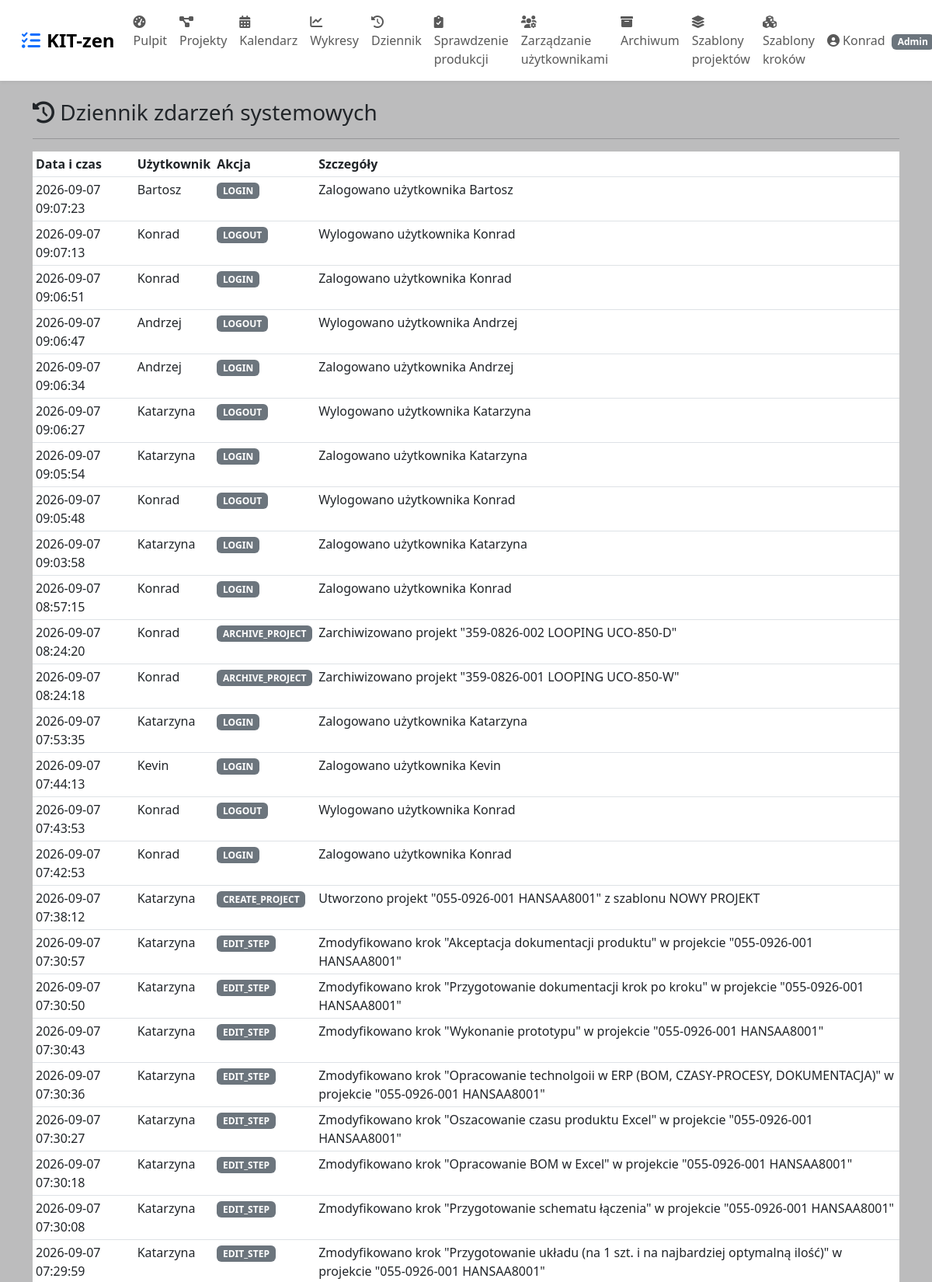
/admin/logs (signed in, upper part), run on the app's committed database.
### app7/kdeep/app.py (models this page shows, shortened)
class User(UserMixin, db.Model):
    __tablename__ = 'user'
    id = db.Column(db.Integer, primary_key=True)
    username = db.Column(db.String(80), unique=True, nullable=False)
    password = db.Column(db.String(200), nullable=False)
    is_admin = db.Column(db.Boolean, default=False)
    absence_start = db.Column(db.Date, nullable=True)
    absence_end = db.Column(db.Date, nullable=True)
    roles = db.relationship('Role', secondary=user_roles, backref=db.backref('users', lazy='dynamic'))

class LogEntry(db.Model):
    __tablename__ = 'log_entry'
    id = db.Column(db.Integer, primary_key=True)
    timestamp = db.Column(db.DateTime, default=now_aware, index=True)
    user_id = db.Column(db.Integer, db.ForeignKey('user.id'), nullable=True)
    username = db.Column(db.String(80))
    action = db.Column(db.String(50), nullable=False)
    details = db.Column(db.Text, nullable=True)
    user = db.relationship('User')

### app7/kdeep/app.py (the view)
@app.route('/admin/logs')
@login_required
@admin_required
def view_logs():
    page = request.args.get('page', 1, type=int)
    per_page = 50
    logs = LogEntry.query.order_by(LogEntry.timestamp.desc()).paginate(page=page, per_page=per_page, error_out=False)
    return render_template('logs.html', logs=logs)

### app7/kdeep/app.py (called while the page is built)
def admin_required(f):
    @wraps(f)
    def decorated_function(*args, **kwargs):
        if not current_user.is_authenticated or not current_user.is_admin:
            flash('Dostęp tylko dla administratora.', 'danger')
            return redirect(url_for('dashboard'))
        return f(*args, **kwargs)
    return decorated_function

@login_manager.user_loader
def load_user(user_id):
    return User.query.get(int(user_id))

### app7/kdeep/templates/logs.html (shortened to what this page needs)
{% extends "base.html" %}
{% block content %}
<h3><i class="fas fa-history"></i> Dziennik zdarzeń systemowych</h3>
<hr>
<div class="table-responsive">
    <table class="table table-sm table-hover">
        <thead>
            <tr><th>Data i czas</th><th>Użytkownik</th><th>Akcja</th><th>Szczegóły</th></tr>
        </thead>
        <tbody>
            {% for log in logs.items %}
            <tr>
                <td>{{ log.timestamp.strftime('%Y-%m-%d %H:%M:%S') }}</td>
                <td>{{ log.username }}</td>
                <td><span class="badge bg-secondary">{{ log.action }}</span></td>
                <td>{{ log.details or '' }}</td>
            </tr>
            {% endfor %}
        </tbody>
    </table>
</div>
{% endblock %}

### app7/kdeep/templates/base.html (shortened to what this page needs)
<!DOCTYPE html>
<html lang="pl">
<head>
    <link href="https://cdn.jsdelivr.net/npm/bootstrap@5.3.0/dist/css/bootstrap.min.css" rel="stylesheet">
    <link rel="stylesheet" href="https://cdnjs.cloudflare.com/ajax/libs/font-awesome/6.0.0/css/all.min.css">
</head>
<body>
<nav class="navbar navbar-expand-lg bg-white px-3 py-2">
    <div class="container-fluid">
        <a class="navbar-brand" href="{{ url_for('dashboard') }}">
            <i class="fas fa-tasks me-2 text-primary"></i>KIT-zen
        </a>
        <div class="collapse navbar-collapse" id="navbarMain">
            <ul class="navbar-nav me-auto mb-2 mb-lg-0">
                <li class="nav-item"><a class="nav-link" href="{{ url_for('dashboard') }}"><i class="fas fa-tachometer-alt"></i> Pulpit</a></li>
                <li class="nav-item"><a class="nav-link" href="{{ url_for('project_list') }}"><i class="fas fa-project-diagram"></i> Projekty</a></li>
                <li class="nav-item"><a class="nav-link" href="{{ url_for('calendar_view') }}"><i class="fas fa-calendar-alt"></i> Kalendarz</a></li>
                <li class="nav-item"><a class="nav-link" href="{{ url_for('charts') }}"><i class="fas fa-chart-line"></i> Wykresy</a></li>
                <li class="nav-item"><a class="nav-link" href="{{ url_for('view_logs') }}"><i class="fas fa-history"></i> Dziennik</a></li>
                {% if current_user.is_authenticated and (current_user.is_admin or current_user.has_role('technolog')) %}
                <li class="nav-item"><a class="nav-link" href="{{ url_for('sprawdzenie_produkcji') }}"><i class="fas fa-clipboard-check"></i> Sprawdzenie produkcji</a></li>
                {% endif %}
                {% if current_user.is_admin %}
                <li class="nav-item"><a class="nav-link" href="{{ url_for('admin_users') }}"><i class="fas fa-users-cog"></i> Zarządzanie użytkownikami</a></li>
                <li class="nav-item"><a class="nav-link" href="{{ url_for('archive') }}"><i class="fas fa-archive"></i> Archiwum</a></li>
                <li class="nav-item"><a class="nav-link" href="{{ url_for('list_project_templates') }}"><i class="fas fa-layer-group"></i> Szablony projektów</a></li>
                <li class="nav-item"><a class="nav-link" href="{{ url_for('list_step_templates') }}"><i class="fas fa-cubes"></i> Szablony kroków</a></li>
                {% endif %}
            </ul>
            <ul class="navbar-nav ms-auto">
                <li class="nav-item dropdown">
                    <a class="nav-link dropdown-toggle" href="#" id="userDropdown" role="button" data-bs-toggle="dropdown">
                        <i class="fas fa-user-circle"></i> {{ current_user.username }}
                        {% if current_user.is_admin %}<span class="badge bg-secondary ms-1">Admin</span>{% endif %}
                    </a>
                </li>
            </ul>
        </div>
    </div>
</nav>
<div class="container mt-4">
    {% block content %}{% endblock %}
</div>
</body>
</html>

### app7/kdeep/templates/base.html (style rules this page uses)
body { background-color: #bcbcbd; font-family: 'Segoe UI', Roboto, 'Helvetica Neue', sans-serif; }
.navbar-brand { font-weight: bold; font-size: 1.5rem; }
.navbar { box-shadow: 0 2px 4px rgba(0,0,0,0.05); }

### data on the page
User: username "Konrad"
LogEntry: timestamp "2026-09-07 09:07:23", username "Bartosz", action "LOGIN", details "Zalogowano użytkownika Bartosz"
LogEntry: timestamp "2026-09-07 09:07:13", username "Konrad", action "LOGOUT", details "Wylogowano użytkownika Konrad"
LogEntry: timestamp "2026-09-07 09:06:51", username "Konrad", action "LOGIN", details "Zalogowano użytkownika Konrad"
LogEntry: timestamp "2026-09-07 09:06:47", username "Andrzej", action "LOGOUT", details "Wylogowano użytkownika Andrzej"
LogEntry: timestamp "2026-09-07 09:06:34", username "Andrzej", action "LOGIN", details "Zalogowano użytkownika Andrzej"
LogEntry: timestamp "2026-09-07 09:06:27", username "Katarzyna", action "LOGOUT", details "Wylogowano użytkownika Katarzyna"
LogEntry: timestamp "2026-09-07 09:05:54", username "Katarzyna", action "LOGIN", details "Zalogowano użytkownika Katarzyna"
LogEntry: timestamp "2026-09-07 09:05:48", username "Konrad", action "LOGOUT", details "Wylogowano użytkownika Konrad"
LogEntry: timestamp "2026-09-07 09:03:58", username "Katarzyna", action "LOGIN", details "Zalogowano użytkownika Katarzyna"
LogEntry: timestamp "2026-09-07 08:57:15", username "Konrad", action "LOGIN", details "Zalogowano użytkownika Konrad"
LogEntry: timestamp "2026-09-07 08:24:20", username "Konrad", action "ARCHIVE_PROJECT", details "Zarchiwizowano projekt \"359-0826-002 LOOPING UCO-850-D\""
LogEntry: timestamp "2026-09-07 08:24:18", username "Konrad", action "ARCHIVE_PROJECT", details "Zarchiwizowano projekt \"359-0826-001 LOOPING UCO-850-W\""
LogEntry: timestamp "2026-09-07 07:53:35", username "Katarzyna", action "LOGIN", details "Zalogowano użytkownika Katarzyna"
LogEntry: timestamp "2026-09-07 07:44:13", username "Kevin", action "LOGIN", details "Zalogowano użytkownika Kevin"
LogEntry: timestamp "2026-09-07 07:43:53", username "Konrad", action "LOGOUT", details "Wylogowano użytkownika Konrad"
LogEntry: timestamp "2026-09-07 07:42:53", username "Konrad", action "LOGIN", details "Zalogowano użytkownika Konrad"
LogEntry: timestamp "2026-09-07 07:38:12", username "Katarzyna", action "CREATE_PROJECT", details "Utworzono projekt \"055-0926-001 HANSAA8001\" z szablonu NOWY PROJEKT"
LogEntry: timestamp "2026-09-07 07:30:57", username "Katarzyna", action "EDIT_STEP", details "Zmodyfikowano krok \"Akceptacja dokumentacji produktu\" w projekcie \"055-0926-001 HANSAA8001\""
LogEntry: timestamp "2026-09-07 07:30:50", username "Katarzyna", action "EDIT_STEP", details "Zmodyfikowano krok \"Przygotowanie dokumentacji krok po kroku\" w projekcie \"055-0926-001 HANSAA8001\""
LogEntry: timestamp "2026-09-07 07:30:43", username "Katarzyna", action "EDIT_STEP", details "Zmodyfikowano krok \"Wykonanie prototypu\" w projekcie \"055-0926-001 HANSAA8001\""
LogEntry: timestamp "2026-09-07 07:30:36", username "Katarzyna", action "EDIT_STEP", details "Zmodyfikowano krok \"Opracowanie technolgoii w ERP (BOM, CZASY-PROCESY, DOKUMENTACJA)\" w projekcie \"055-0926-001 HANSAA8001\""
LogEntry: timestamp "2026-09-07 07:30:27", username "Katarzyna", action "EDIT_STEP", details "Zmodyfikowano krok \"Oszacowanie czasu produktu Excel\" w projekcie \"055-0926-001 HANSAA8001\""
LogEntry: timestamp "2026-09-07 07:30:18", username "Katarzyna", action "EDIT_STEP", details "Zmodyfikowano krok \"Opracowanie BOM w Excel\" w projekcie \"055-0926-001 HANSAA8001\""
LogEntry: timestamp "2026-09-07 07:30:08", username "Katarzyna", action "EDIT_STEP", details "Zmodyfikowano krok \"Przygotowanie schematu łączenia\" w projekcie \"055-0926-001 HANSAA8001\""
LogEntry: timestamp "2026-09-07 07:29:59", username "Katarzyna", action "EDIT_STEP", details "Zmodyfikowano krok \"Przygotowanie układu (na 1 szt. i na najbardziej optymalną ilość)\" w projekcie \"055-0926-001 HANSAA8001\""
